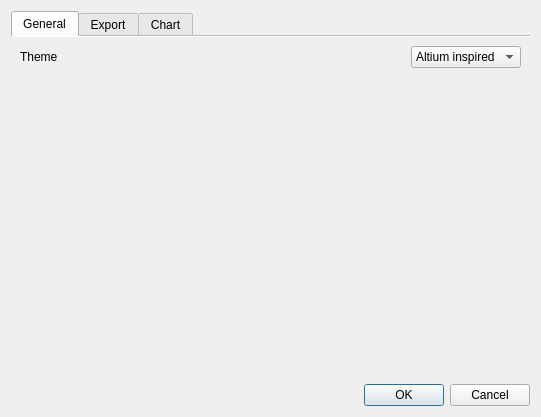
<?xml version="1.0" encoding="UTF-8"?>
<ui version="4.0">
 <class>OptionsDialog</class>
 <widget class="QWidget" name="OptionsDialog">
  <property name="windowModality">
   <enum>Qt::ApplicationModal</enum>
  </property>
  <property name="geometry">
   <rect>
    <x>0</x>
    <y>0</y>
    <width>541</width>
    <height>417</height>
   </rect>
  </property>
  <property name="contextMenuPolicy">
   <enum>Qt::NoContextMenu</enum>
  </property>
  <property name="windowTitle">
   <string>Settings</string>
  </property>
  <property name="windowIcon">
   <iconset resource="qwave.qrc">
    <normaloff>:/icons/icons/icons8-settings-80.png</normaloff>:/icons/icons/icons8-settings-80.png</iconset>
  </property>
  <layout class="QGridLayout" name="gridLayout_2">
   <item row="1" column="0">
    <spacer name="horizontalSpacer">
     <property name="orientation">
      <enum>Qt::Horizontal</enum>
     </property>
     <property name="sizeHint" stdset="0">
      <size>
       <width>256</width>
       <height>20</height>
      </size>
     </property>
    </spacer>
   </item>
   <item row="1" column="1">
    <widget class="QDialogButtonBox" name="buttonBox">
     <property name="standardButtons">
      <set>QDialogButtonBox::Cancel|QDialogButtonBox::Ok</set>
     </property>
    </widget>
   </item>
   <item row="0" column="0" colspan="2">
    <widget class="QTabWidget" name="tabs">
     <property name="minimumSize">
      <size>
       <width>1</width>
       <height>0</height>
      </size>
     </property>
     <property name="contextMenuPolicy">
      <enum>Qt::NoContextMenu</enum>
     </property>
     <property name="tabPosition">
      <enum>QTabWidget::North</enum>
     </property>
     <property name="tabShape">
      <enum>QTabWidget::Rounded</enum>
     </property>
     <property name="currentIndex">
      <number>0</number>
     </property>
     <property name="documentMode">
      <bool>true</bool>
     </property>
     <widget class="QWidget" name="generalSettings">
      <attribute name="icon">
       <iconset resource="qwave.qrc">
        <normaloff>:/icons/icons/icons8-slider-80.png</normaloff>:/icons/icons/icons8-slider-80.png</iconset>
      </attribute>
      <attribute name="title">
       <string>General</string>
      </attribute>
      <layout class="QGridLayout" name="gridLayout">
       <item row="0" column="1">
        <spacer name="horizontalSpacer_2">
         <property name="orientation">
          <enum>Qt::Horizontal</enum>
         </property>
         <property name="sizeHint" stdset="0">
          <size>
           <width>317</width>
           <height>20</height>
          </size>
         </property>
        </spacer>
       </item>
       <item row="0" column="0">
        <widget class="QLabel" name="label_2">
         <property name="text">
          <string>Theme</string>
         </property>
        </widget>
       </item>
       <item row="0" column="2">
        <widget class="QComboBox" name="comboBox_2">
         <item>
          <property name="text">
           <string>Altium inspired</string>
          </property>
         </item>
         <item>
          <property name="text">
           <string>Light</string>
          </property>
         </item>
         <item>
          <property name="text">
           <string>Dracula</string>
          </property>
         </item>
        </widget>
       </item>
       <item row="1" column="2">
        <spacer name="verticalSpacer">
         <property name="orientation">
          <enum>Qt::Vertical</enum>
         </property>
         <property name="sizeHint" stdset="0">
          <size>
           <width>20</width>
           <height>40</height>
          </size>
         </property>
        </spacer>
       </item>
      </layout>
     </widget>
     <widget class="QWidget" name="tab_2">
      <attribute name="icon">
       <iconset resource="qwave.qrc">
        <normaloff>:/icons/icons/icons8-hierarchy-80.png</normaloff>:/icons/icons/icons8-hierarchy-80.png</iconset>
      </attribute>
      <attribute name="title">
       <string>Export</string>
      </attribute>
      <layout class="QGridLayout" name="gridLayout_3">
       <item row="2" column="0" colspan="2">
        <widget class="QCheckBox" name="openFolderAfterExport">
         <property name="text">
          <string>Open Containing Folder after Export</string>
         </property>
         <property name="tristate">
          <bool>false</bool>
         </property>
        </widget>
       </item>
       <item row="0" column="0">
        <widget class="QLabel" name="label">
         <property name="text">
          <string>Export Mode</string>
         </property>
        </widget>
       </item>
       <item row="0" column="1">
        <widget class="QComboBox" name="comboBox">
         <item>
          <property name="text">
           <string>Raw Window</string>
          </property>
         </item>
         <item>
          <property name="text">
           <string>Snapshot</string>
          </property>
         </item>
         <item>
          <property name="text">
           <string>LaTeX</string>
          </property>
         </item>
         <item>
          <property name="text">
           <string>MatplotLib</string>
          </property>
         </item>
        </widget>
       </item>
       <item row="1" column="0">
        <spacer name="verticalSpacer_2">
         <property name="orientation">
          <enum>Qt::Vertical</enum>
         </property>
         <property name="sizeHint" stdset="0">
          <size>
           <width>20</width>
           <height>40</height>
          </size>
         </property>
        </spacer>
       </item>
      </layout>
     </widget>
     <widget class="QWidget" name="charetTab">
      <attribute name="icon">
       <iconset theme="accessories-calculator" resource="qwave.qrc">
        <normaloff>:/icons/icons/icons8-sine-80.png</normaloff>:/icons/icons/icons8-sine-80.png</iconset>
      </attribute>
      <attribute name="title">
       <string>Chart</string>
      </attribute>
      <layout class="QGridLayout" name="gridLayout_4">
       <item row="3" column="0">
        <spacer name="verticalSpacer_3">
         <property name="orientation">
          <enum>Qt::Vertical</enum>
         </property>
         <property name="sizeHint" stdset="0">
          <size>
           <width>20</width>
           <height>40</height>
          </size>
         </property>
        </spacer>
       </item>
       <item row="2" column="0" colspan="2">
        <widget class="QGroupBox" name="groupBox">
         <property name="title">
          <string>Grid Visibility</string>
         </property>
         <layout class="QFormLayout" name="formLayout">
          <item row="0" column="0">
           <widget class="QCheckBox" name="checkBox">
            <property name="text">
             <string>X Grid</string>
            </property>
           </widget>
          </item>
          <item row="1" column="0">
           <widget class="QCheckBox" name="checkBox_2">
            <property name="text">
             <string>Y Grid</string>
            </property>
           </widget>
          </item>
         </layout>
        </widget>
       </item>
       <item row="0" column="0">
        <widget class="QLabel" name="label_3">
         <property name="text">
          <string>Add Singal Behaviour</string>
         </property>
        </widget>
       </item>
       <item row="0" column="1">
        <widget class="QComboBox" name="comboBox_3">
         <item>
          <property name="text">
           <string>New Y Axis</string>
          </property>
         </item>
         <item>
          <property name="text">
           <string>Same Y Axis</string>
          </property>
         </item>
         <item>
          <property name="text">
           <string>Ask L/R</string>
          </property>
         </item>
        </widget>
       </item>
       <item row="1" column="0">
        <spacer name="horizontalSpacer_3">
         <property name="orientation">
          <enum>Qt::Horizontal</enum>
         </property>
         <property name="sizeHint" stdset="0">
          <size>
           <width>40</width>
           <height>20</height>
          </size>
         </property>
        </spacer>
       </item>
      </layout>
     </widget>
    </widget>
   </item>
  </layout>
 </widget>
 <resources>
  <include location="qwave.qrc"/>
 </resources>
 <connections/>
</ui>
